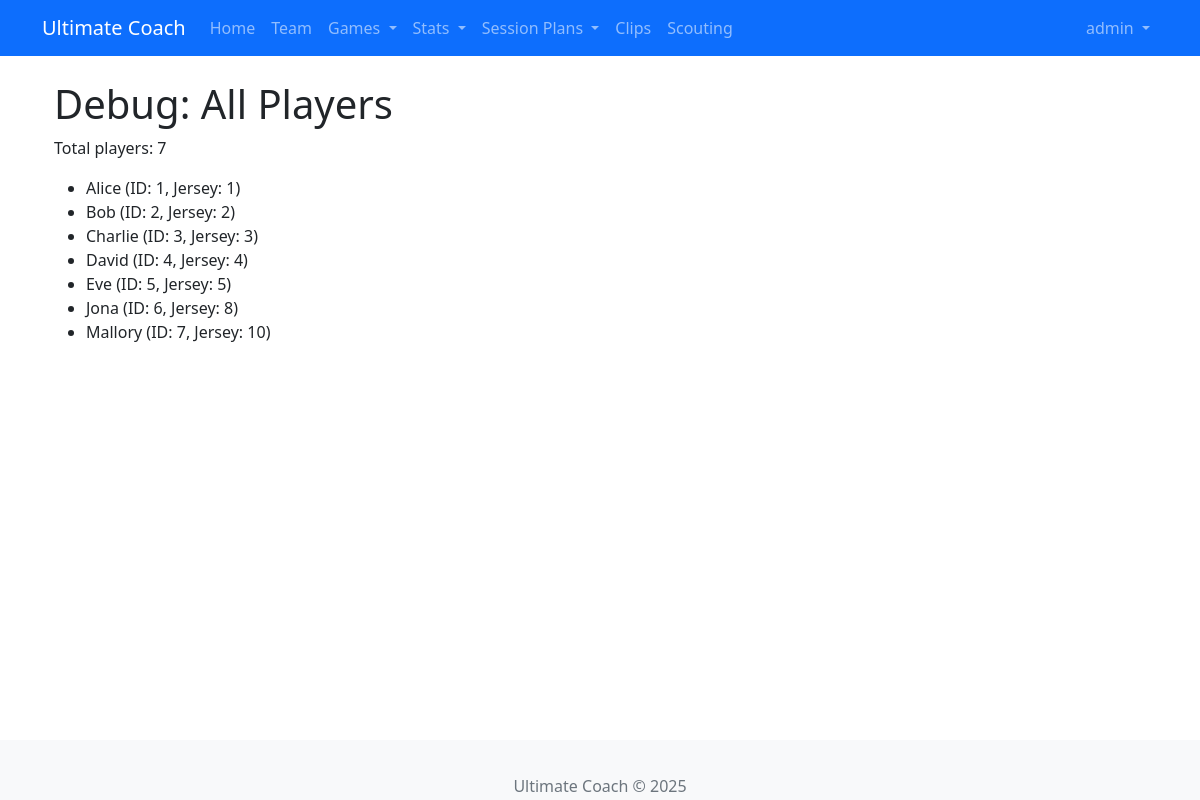
The app's page /team/debug (signed in) with its own data.
### app/models/user.py (models this page shows, shortened)
class User(UserMixin, db.Model):
    id = db.Column(db.Integer, primary_key=True)
    username = db.Column(db.String(64), unique=True, nullable=False)
    email = db.Column(db.String(120), unique=True, nullable=False)
    password_hash = db.Column(db.String(128))
    role = db.Column(db.String(20), default='user')  # Add this line
    is_admin = db.Column(db.Boolean, default=False)
    created_at = db.Column(db.DateTime, default=datetime.utcnow)
    created_drills = db.relationship('SavedDrill', backref='creator', lazy='dynamic')
    player_profile = db.relationship('Player', back_populates='user_account', uselist=False)

### app/models/player.py (models this page shows, shortened)
class Player(db.Model):
    id = db.Column(db.Integer, primary_key=True)
    name = db.Column(db.String(100), nullable=False)
    jersey_number = db.Column(db.String(10))
    position = db.Column(db.String(20))
    height = db.Column(db.String(20))
    weight = db.Column(db.String(20))
    gender = db.Column(db.String(20))
    gender_match = db.Column(db.String(20))
    birth_date = db.Column(db.Date)
    team = db.Column(db.String(50))
    email = db.Column(db.String(120))
    phone = db.Column(db.String(20))
    line_preference = db.Column(db.String(20))
    active = db.Column(db.Boolean, default=True)
    notes = db.Column(db.Text)
    points_played = db.Column(db.Integer, default=0)
    games_played= db.Column(db.Integer, default=0)
    user_id = db.Column(db.Integer, db.ForeignKey('user.id'), nullable=True)
    user_account = db.relationship('User', back_populates='player_profile')
    lineups = db.relationship('LineUp', backref='player', lazy='dynamic', cascade='all, delete-orphan')
    player_events = db.relationship(
        "Event",
        foreign_keys='Event.player_id',
        back_populates="player",
        lazy='dynamic'
    )
    receiver_events = db.relationship(
        'Event',
        foreign_keys='Event.receiver_id',
        back_populates='receiver',
        lazy='dynamic'
    )
    receptions = db.relationship('Event', foreign_keys='Event.receiver_id', backref='receiver', lazy='dynamic')
    pulls = db.relationship('Pull', backref='player', lazy='dynamic', cascade='all, delete-orphan')
    clip_appearances = db.relationship('ClipPlayer', backref='player', lazy='dynamic', cascade='all, delete-orphan')
    attendances = db.relationship('Attendance', back_populates='player', lazy='dynamic')
    session_rsvps = db.relationship('SessionRSVP', back_populates='player', lazy='dynamic')
    @property
    def receptions(self):
        return self.receiver_events.filter_by(event_type='catch').all()

### app/routes/team.py (the view)
@bp.route('/debug')
@login_required
def debug():
    players = Player.query.all()
    return render_template('team/debug.html', players=players)

### app/models/user.py (called while the page is built)
@login.user_loader
def load_user(id):
    return User.query.get(int(id))

### app/templates/team/debug.html
{% extends "base.html" %}
{% block content %}
<div class="container">
    <h1>Debug: All Players</h1>
    <p>Total players: {{ players|length }}</p>
    <ul>
        {% for player in players %}
        <li>{{ player.name }} (ID: {{ player.id }}, Jersey: {{ player.jersey_number }})</li>
        {% endfor %}
    </ul>
</div>
{% endblock %}

### app/templates/base.html (shortened to what this page needs)
<!DOCTYPE html>
<html lang="en">
<head>
    <link rel="stylesheet" href="https://cdn.jsdelivr.net/npm/bootstrap@5.2.3/dist/css/bootstrap.min.css">
    <link rel="stylesheet" href="https://cdn.jsdelivr.net/npm/bootstrap-icons@1.10.5/font/bootstrap-icons.css">
    <link rel="stylesheet" href="{{ url_for('static', filename='css/main.css') }}">
</head>
<body>
    <nav class="navbar navbar-expand-lg navbar-dark bg-primary">
        <div class="container">
            <a class="navbar-brand" href="{{ url_for('main.index') }}">Ultimate Coach</a>
            <div class="collapse navbar-collapse" id="navbarNav">
                <ul class="navbar-nav me-auto">
                    <li class="nav-item">
                        <a class="nav-link" href="{{ url_for('main.index') }}"
                           data-bs-toggle="tooltip" data-bs-placement="bottom"
                           title="Return to homepage">Home</a>
                    </li>
                    <li class="nav-item">
                        <a class="nav-link" href="{{ url_for('team.index') }}"
                           data-bs-toggle="tooltip" data-bs-placement="bottom"
                           title="Manage team roster">Team</a>
                    </li>
                    <li class="nav-item dropdown">
                        <a class="nav-link dropdown-toggle" href="#" id="gamesDropdown"
                           role="button" data-bs-toggle="dropdown" aria-expanded="false"
                           data-bs-toggle="tooltip" data-bs-placement="bottom"
                           title="Manage games and tournaments">
                            Games
                        </a>
                    </li>
                    <li class="nav-item dropdown">
                        <a class="nav-link dropdown-toggle" href="#" id="statsDropdown"
                           role="button" data-bs-toggle="dropdown" aria-expanded="false"
                           data-bs-toggle="tooltip" data-bs-placement="bottom"
                           title="View comprehensive statistics and analytics">
                            Stats
                        </a>
                    </li>
                    <li class="nav-item dropdown">
                        <a class="nav-link dropdown-toggle" href="#" role="button" data-bs-toggle="dropdown">
                            Session Plans
                        </a>
                    </li>
                    <li class="nav-item">
                        <a class="nav-link" href="{{ url_for('clip.index') }}"
                           data-bs-toggle="tooltip" data-bs-placement="bottom"
                           title="Manage video clips">Clips</a>
                    </li>
                    <li class="nav-item">
                        <a class="nav-link" href="{{ url_for('scouting.index') }}"
                           data-bs-toggle="tooltip" data-bs-placement="bottom"
                           title="View scouting reports">Scouting</a>
                    </li>
                </ul>
                {% if current_user.is_authenticated %}
                <ul class="navbar-nav">
                    <li class="nav-item dropdown">
                        <a class="nav-link dropdown-toggle" href="#" id="userDropdown"
                           role="button" data-bs-toggle="dropdown" aria-expanded="false">
                            {{ current_user.username }}
                        </a>
                    </li>
                </ul>
                {% endif %}
            </div>
        </div>
    </nav>
    <div class="container mt-4">
        {% block content %}{% endblock %}
    </div>
    <footer class="footer mt-5 py-3 bg-light">
        <div class="container text-center">
            <span class="text-muted">Ultimate Coach &copy; 2025</span>
        </div>
    </footer>
</body>
</html>

### app/static/css/main.css (style rules this page uses)
body { padding-bottom: 60px; }
.footer { position: fixed; bottom: 0; width: 100%; height: 60px; line-height: 60px; background-color: #f5f5f5; }

### records on screen
User: username "admin"
Player: name "Alice", id "1", jersey_number "1"
Player: name "Bob", id "2", jersey_number "2"
Player: name "Charlie", id "3", jersey_number "3"
Player: name "David", id "4", jersey_number "4"
Player: name "Eve", id "5", jersey_number "5"
Player: name "Jona", id "6", jersey_number "8"
Player: name "Mallory", id "7", jersey_number "10"

### other values on screen
{{ players|length }} "7"
